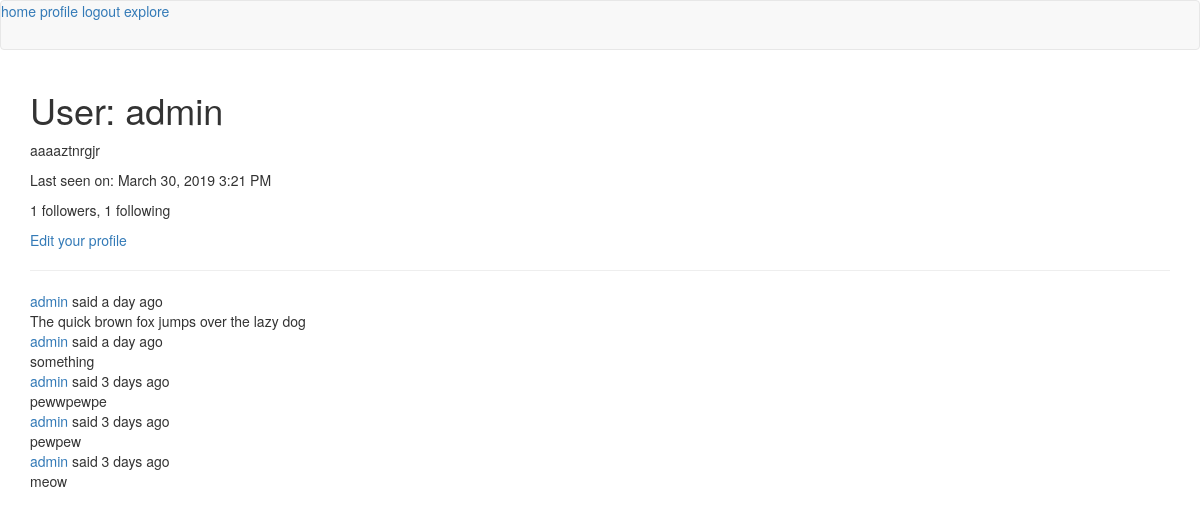
Screenshot of /main/user/admin (signed in) with the database file from the repository.
### app/main/models.py (models this page shows, shortened)
class User(UserMixin, db.Model):
	id = db.Column(db.Integer, primary_key=True)
	username = db.Column(db.String(64), index=True, unique=True)
	email = db.Column(db.String(120), index=True, unique=True)
	password_hash = db.Column(db.String(128))
	posts = db.relationship('Post', backref='author', lazy='dynamic')
	about_me = db.Column(db.String(140))
	last_seen = db.Column(db.DateTime, default=datetime.utcnow)
	followed = db.relationship(
		'User',
		secondary = followers,
		primaryjoin = (followers.c.follower_id == id),
		secondaryjoin = (followers.c.followed_id == id),
		backref = db.backref('followers', lazy='dynamic'),
		lazy = 'dynamic'
	)
	@login.user_loader
	def load_user(id):
		return User.query.get(int(id))

class Post(db.Model):
	id = db.Column(db.Integer, primary_key=True)
	body = db.Column(db.String(140))
	timestamp = db.Column(db.DateTime, index=True, default=datetime.utcnow)
	user_id = db.Column(db.Integer, db.ForeignKey('user.id'))
	language = db.Column(db.String(5))

### app/main/routes.py (the view)
@bp.route('/user/<username>')
@login_required
def user(username):
	user = User.query.filter_by(username=username).first_or_404()
	page = request.args.get('page', 1, type=int)
	posts = user.posts.order_by(Post.timestamp.desc()).paginate(
		page, current_app.config['POSTS_PER_PAGE'], False)
	next_url = url_for('main.user', username=user.username, page=posts.next_num) \
		if posts.has_next else None
	prev_url = url_for('main.user', username=user.username, page=posts.prev_num) \
		if posts.has_prev else None
	return render_template('user.html', user=user, posts=posts.items,
						   next_url=next_url, prev_url=prev_url)

### app/main/routes.py (called while the page is built)
@bp.before_request
def before_request():
	if current_user.is_authenticated:
		current_user.last_seen = datetime.utcnow()
		db.session.commit()
	g.locale = str(get_locale())

### app/templates/user.html (shortened to what this page needs)
{% extends "base.html" %}
{% block app_content %}
    <h1>{{ _('User: %(username)s', username=user.username) }}</h1>
	{% if user.about_me %}<p>{{ user.about_me }}</p>{% endif %}
	{% if user.last_seen %}<p>{{ _('Last seen on: %(seen)s', seen=moment(user.last_seen).format('LLL')) }}</p>{% endif %}
	<p>{{ _('%(followers)i followers, %(following)i following', followers=user.followers.count(), following=user.followed.count()) }}</p>
	{% if user == current_user %}
        <p><a href="{{ url_for('main.edit_profile') }}">{{ _('Edit your profile') }}</a></p>
        {% elif not current_user.is_following(user) %}
        <p><a href="{{ url_for('main.follow', username=user.username) }}">{{ _('Follow') }}</a></p>
        {% else %}
        <p><a href="{{ url_for('main.unfollow', username=user.username) }}">{{ _('Unfollow') }}</a></p>
        {% endif %}
    <hr>
    {% for post in posts %}
		{% include '_post.html' %}
    {% endfor %}
{% endblock %}

### app/templates/_post.html (shortened to what this page needs)
<table>
	<tr>
		<td>
		{{ _('%(username)s said %(when)s', username=user_link, when=moment(post.timestamp).fromNow()) }}
		<br>
		<span id="post{{ post.id }}">{{ post.body }}</span>
		</td>
	</tr>
</table>

### rows the page displays
User: about_me "aaaaztnrgjr"
Post: body "The quick brown fox jumps over the lazy dog"
Post: body "something"
Post: body "pewwpewpe"
Post: body "pewpew"
Post: body "meow"
